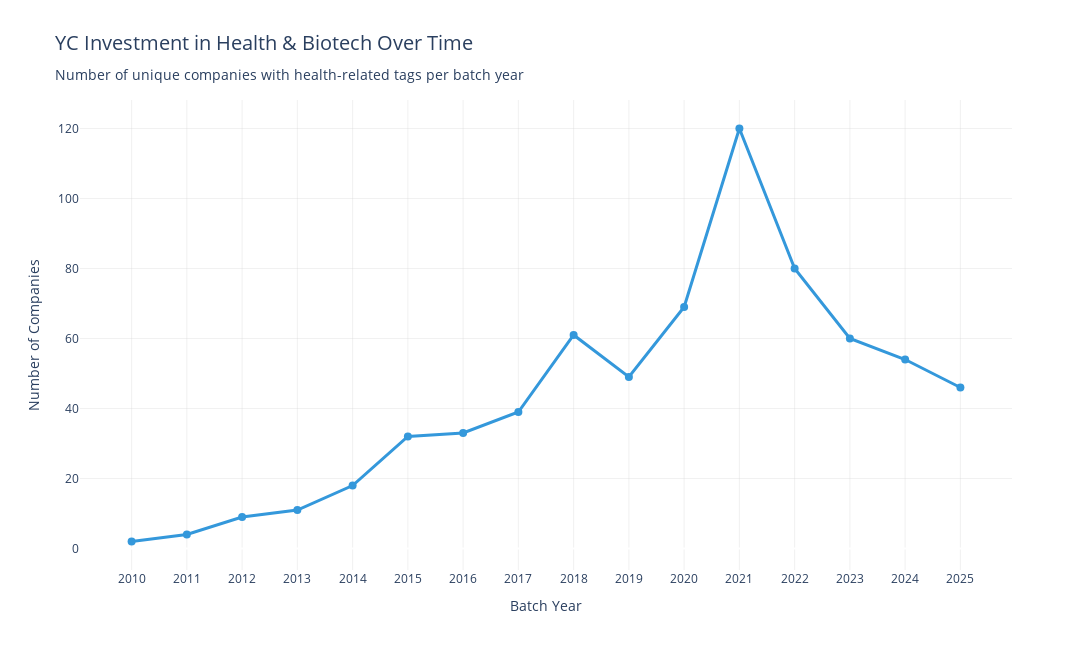

The code cell stored with this chart in its notebook:
### Code cell
import pandas as pd
import plotly.express as px

print("🔍 INVESTIGATING THE DATA:")
print(f"   Total companies in dataset: {len(df)}")
print(f"   Companies with batch_year: {df['batch_year'].notnull().sum()}")
print(f"   Batch year range: {df['batch_year'].min():.0f} to {df['batch_year'].max():.0f}")
print(f"\n   All unique batch years in dataset:")
all_years = sorted([int(y) for y in df['batch_year'].dropna().unique()])
print(f"   {all_years}\n")

# ------------------------------------
# Load health-related tags from file
# ------------------------------------
HEALTH_TAGS_FILE = "yc_health_tags.txt"

with open(HEALTH_TAGS_FILE, "r", encoding="utf-8") as f:
    health_tags = [line.strip().lower() for line in f if line.strip()]

print(f"📋 Loaded {len(health_tags)} health-related tags")
print(f"   Sample: {', '.join(health_tags[:5])}...\n")

# ------------------------------------
# Check health companies across ALL years
# ------------------------------------
df_health = df.copy()
df_health = df_health[df_health["batch_year"].notnull()]
df_health["batch_year"] = df_health["batch_year"].astype(int)

# Check if company has ANY health tag
def has_health_tag(tag_list):
    """Check if any tag in the list is a health tag."""
    if not isinstance(tag_list, list):
        return False
    return any(tag in health_tags for tag in tag_list)

df_health["has_health_tag"] = df_health["tags"].apply(has_health_tag)

# Show companies per year BEFORE filtering by health tags
print("📊 ALL companies per batch year (before health filter):")
all_companies_per_year = df_health.groupby("batch_year")["company_id"].nunique().reset_index(name="total_companies")
display(all_companies_per_year)

# Filter to only companies with health tags
df_health = df_health[df_health["has_health_tag"]]

print(f"\n🏥 Health companies found: {len(df_health)}")
print(f"   Year range with health tags: {df_health['batch_year'].min()} to {df_health['batch_year'].max()}")

# Count companies per year for health companies
health_companies_per_year = df_health.groupby("batch_year")["company_id"].nunique().reset_index(name="health_companies")

# Merge with all companies to see the difference
companies_comparison = all_companies_per_year.merge(health_companies_per_year, on="batch_year", how="left")
companies_comparison["health_companies"] = companies_comparison["health_companies"].fillna(0).astype(int)
companies_comparison["percentage"] = (companies_comparison["health_companies"] / companies_comparison["total_companies"] * 100).round(1)

print(f"\n{'='*80}")
print("📊 HEALTH COMPANIES PER YEAR - COMPLETE TABLE")
print(f"{'='*80}")
display(companies_comparison)
print(f"{'='*80}")
print(f"✅ Total unique health companies: {df_health['company_id'].nunique()}")
print(f"{'='*80}\n")

# ------------------------------------
# Create line chart (only years with health companies)
# ------------------------------------
companies_per_year = health_companies_per_year.copy()
companies_per_year.columns = ["batch_year", "company_count"]

fig = px.line(
    companies_per_year,
    x="batch_year",
    y="company_count",
    markers=True,
    title="YC Investment in Health & Biotech Over Time<br><sub>Number of unique companies with health-related tags per batch year</sub>",
    labels={
        "batch_year": "Batch Year",
        "company_count": "Number of Companies"
    }
)

fig.update_layout(
    width=1100,
    height=650,
    hovermode="x unified",
    title_font_size=20,
    plot_bgcolor="#ffffff",
    xaxis=dict(
        showgrid=True, 
        gridcolor="rgba(200,200,200,0.25)",
        dtick=1
    ),
    yaxis=dict(showgrid=True, gridcolor="rgba(200,200,200,0.25)")
)

fig.update_traces(
    line=dict(width=3, color="#3498db"),
    marker=dict(size=8)
)

fig.show()

# ------------------------------------
# Show top health tags
# ------------------------------------
print("\n🏷️ Top 20 health tags in dataset:")
health_tag_counts = df_health.explode("tags")["tags"]
health_tag_counts = health_tag_counts[health_tag_counts.isin(health_tags)]
display(health_tag_counts.value_counts().head(20))

### Figure 1 — Plotly figure (JSON) as saved in the notebook; plotly's stock layout.template omitted (floating-point values rounded to 4 significant figures)
{"data": [{"hovertemplate": "Batch Year=%{x}<br>Number of Companies=%{y}<extra></extra>", "legendgroup": "", "line": {"color": "#3498db", "dash": "solid", "width": 3}, "marker": {"size": 8, "symbol": "circle"}, "mode": "lines+markers", "name": "", "orientation": "v", "showlegend": false, "type": "scatter", "x": [2010, 2011, 2012, 2013, 2014, 2015, 2016, 2017, 2018, 2019, 2020, 2021, 2022, 2023, 2024, 2025], "xaxis": "x", "y": [2, 4, 9, 11, 18, 32, 33, 39, 61, 49, 69, 120, 80, 60, 54, 46], "yaxis": "y"}], "layout": {"height": 650, "hovermode": "x unified", "legend": {"tracegroupgap": 0}, "plot_bgcolor": "#ffffff", "title": {"font": {"size": 20}, "text": "YC Investment in Health & Biotech Over Time<br><sub>Number of unique companies with health-related tags per batch year</sub>"}, "width": 1100, "xaxis": {"anchor": "y", "domain": [0, 1], "dtick": 1, "gridcolor": "rgba(200,200,200,0.25)", "showgrid": true, "title": {"text": "Batch Year"}}, "yaxis": {"anchor": "x", "domain": [0, 1], "gridcolor": "rgba(200,200,200,0.25)", "showgrid": true, "title": {"text": "Number of Companies"}}}}
